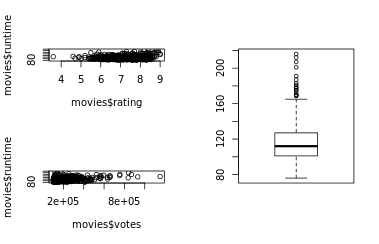

The script that drew this image:
# Build a 2-by-2 matrix, grid, that will be used for positioning the 3 subplots as specified above.
# Use layout() in combination with grid.
# Build three plots for the movies data frame (in this order):
# A scatter plot of rating (x-axis) versus runtime (y-axis).
# A scatter plot of votes (x-axis) versus runtime (y-axis).
# A boxplot of the runtime (use boxplot())




# movies is pre-loaded in your workspace

# Build the grid matrix
grid <- matrix(c(1,2,3,3), nrow=2)

# Specify the layout
layout(grid)

# Build three plots
plot(movies$rating, movies$runtime)
plot(movies$votes, movies$runtime)
boxplot(movies$runtime)
